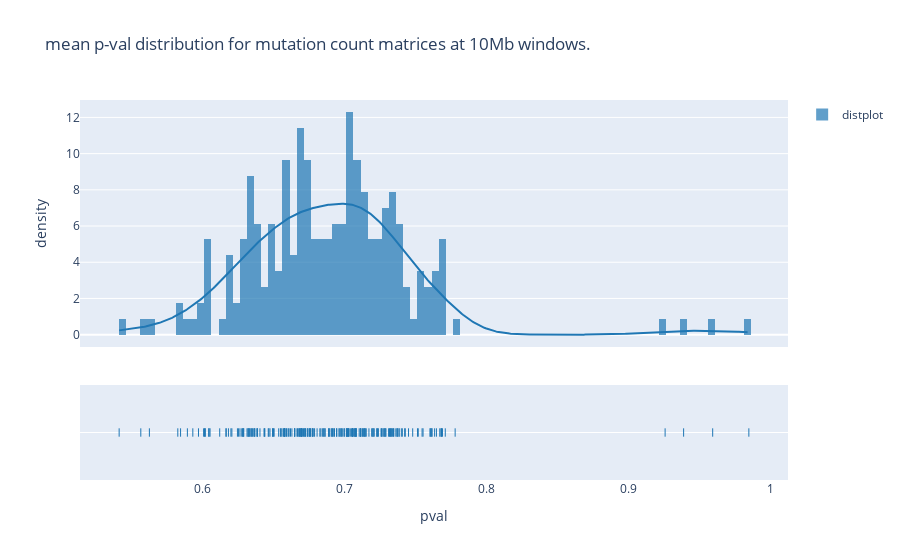

Notebook source saved alongside this figure:
### Code cell
import plotly.figure_factory as ff
import numpy as np

np.random.seed(1)

hist_data= np.array(grid_mean)
hist_data= hist_data[~np.isnan(hist_data)]
hist_data= [hist_data]
group_labels = ['distplot'] # name of the dataset

fig = ff.create_distplot(hist_data, group_labels,
                        bin_size=.005)


fig.update_layout(title_text='mean p-val distribution for mutation count matrices at 10Mb windows.')
fig.update_layout(xaxis_title= 'pval')
fig.update_layout(yaxis_title= 'density')

iplot(fig)

### Figure 1 — Plotly figure (JSON) as saved in the notebook; plotly's stock layout.template omitted (floating-point values rounded to 4 significant figures; data arrays with more than 128 entries replaced by an {"elided": "..."} marker saying what was removed)
{"data": [{"autobinx": false, "histnorm": "probability density", "legendgroup": "distplot", "marker": {"color": "rgb(31, 119, 180)"}, "name": "distplot", "opacity": 0.7, "type": "histogram", "x": {"elided": "228 float values"}, "xaxis": "x", "xbins": {"end": 0.9846, "size": 0.005, "start": 0.5411}, "yaxis": "y"}, {"legendgroup": "distplot", "marker": {"color": "rgb(31, 119, 180)"}, "mode": "lines", "name": "distplot", "showlegend": false, "type": "scatter", "x": {"elided": "500 float values"}, "xaxis": "x", "y": {"elided": "500 float values"}, "yaxis": "y"}, {"legendgroup": "distplot", "marker": {"color": "rgb(31, 119, 180)", "symbol": "line-ns-open"}, "mode": "markers", "name": "distplot", "showlegend": false, "type": "scatter", "x": {"elided": "228 float values"}, "xaxis": "x", "y": {"elided": "228 str values"}, "yaxis": "y2"}], "layout": {"barmode": "overlay", "hovermode": "closest", "legend": {"traceorder": "reversed"}, "title": {"text": "mean p-val distribution for mutation count matrices at 10Mb windows."}, "xaxis": {"anchor": "y2", "domain": [0, 1], "title": {"text": "pval"}, "zeroline": false}, "yaxis": {"anchor": "free", "domain": [0.35, 1], "position": 0, "title": {"text": "density"}}, "yaxis2": {"anchor": "x", "domain": [0, 0.25], "dtick": 1, "showticklabels": false}}}
